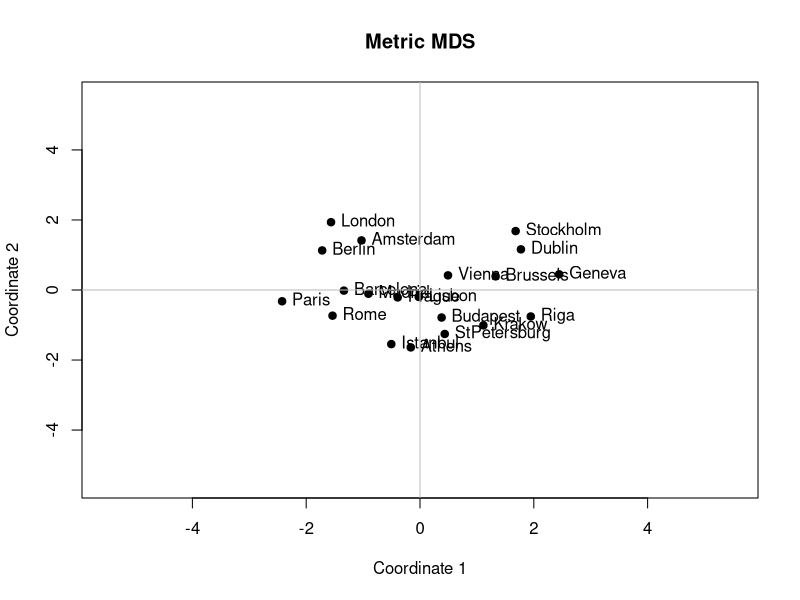
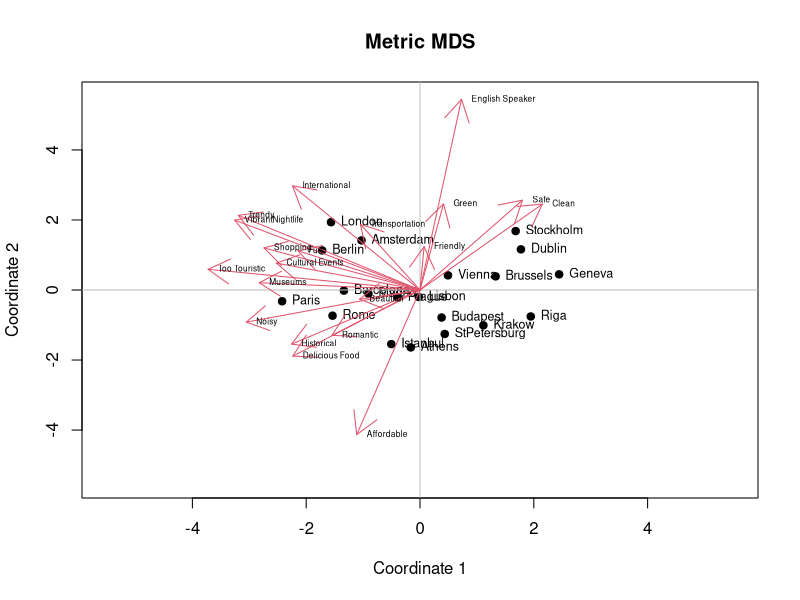
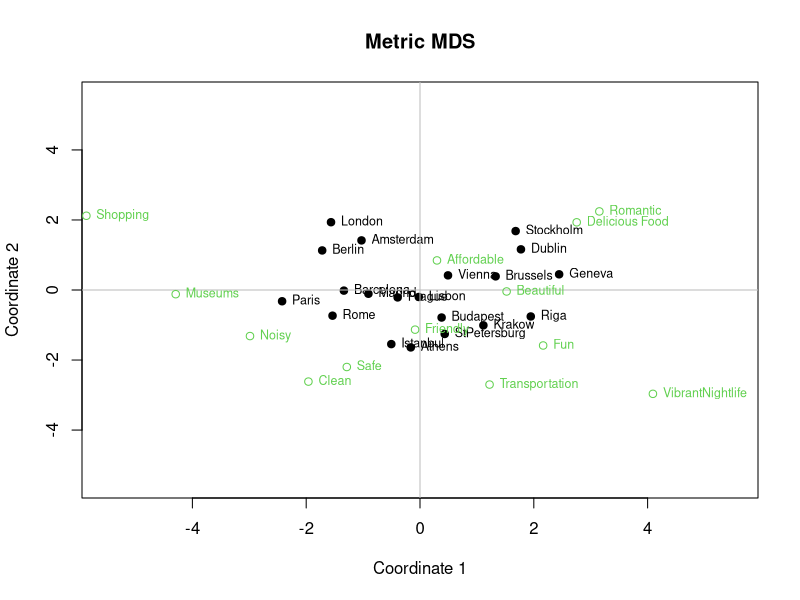

Generate these figures, in order, with R:
getwd()
setwd("~/Caci17")
data <- read.csv("QuestionaireData_CityTrips.csv")
head(data)
library(dplyr)
install.packages("R.utils")
library(R.utils)


cities = c("Prague","Geneva","Paris","Stockholm","Brussels","London","Amsterdam",
           "Athens","Riga","Budapest","Dublin","Lisbon","Istanbul","Vienna","Rome","Barcelona",
           "Madrid","Berlin","Krakow","StPetersburg")
data_att <- data %>% dplyr:: select(Sample, ID, contains("Att"))
data_att

data_att$Sample <- as.factor(data_att$Sample)

prag <- data_att[data_att$Sample %in% c("1", "4", "5"), ]
prag <- prag %>% dplyr:: select(contains("Prague"))
prag <- cbind(City = "Prague", prag)
head(prag)

geneva <- data_att[data_att$Sample %in% c("1", "2", "3"), ]
geneva <- geneva %>% dplyr:: select(contains("Geneva"))
geneva <- cbind(City = "Geneva", geneva)
head(geneva)

paris <- data_att[data_att$Sample %in% c("1", "3", "4"), ]
paris <- paris %>% dplyr:: select(contains("Paris"))
paris <- cbind(City = "Paris", paris)
head(paris)

stockholm <- data_att[data_att$Sample %in% c("1", "2", "3"), ]
stockholm <- stockholm %>% dplyr:: select(contains("Stockholm"))
stockholm <- cbind(City = "Stockholm", stockholm)
head(stockholm)  

brussels <- data_att[data_att$Sample %in% c("1", "5", "6"), ]
brussels <- brussels %>% dplyr:: select(contains("Brussels"))
brussels <- cbind(City = "Brussels", brussels)
head(brussels)  

london <- data_att[data_att$Sample %in% c("1", "2", "3"), ]
london <- london %>% dplyr:: select(contains("London"))
london <- cbind(City = "London", london)
head(london) 

amsterdam <- data_att[data_att$Sample %in% c("2", "3", "8"), ]
amsterdam <- amsterdam %>% dplyr:: select(contains("Amsterdam"))
amsterdam <- cbind(City = "Amsterdam", amsterdam)
head(amsterdam) 

athens <- data_att[data_att$Sample %in% c("2", "3", "6"), ]
athens <- athens %>% dplyr:: select(contains("Athens"))
athens <- cbind(City = "Athens", athens)
head(athens) 

riga <- data_att[data_att$Sample %in% c("2", "4", "5"), ]
riga <- riga %>% dplyr:: select(contains("Riga"))
riga <- cbind(City = "Riga", riga)
head(riga)

budapest <- data_att[data_att$Sample %in% c("4", "9", "10"), ]
budapest <- budapest %>% dplyr:: select(contains("Budapest"))
budapest <- cbind(City = "Budapest", budapest)
head(budapest)

dublin <- data_att[data_att$Sample %in% c("4", "7", "10"), ]
dublin <- dublin %>% dplyr:: select(contains("Dublin"))
dublin <- cbind(City = "Dublin", dublin)
head(dublin)

lisbon <- data_att[data_att$Sample %in% c("4", "7", "9"), ]
lisbon <- lisbon %>% dplyr:: select(contains("Lisbon"))
lisbon <- cbind(City = "Lisbon", lisbon)
head(lisbon)

istanbul <- data_att[data_att$Sample %in% c("5", "8", "10"), ]
istanbul <- istanbul %>% dplyr:: select(contains("Istanbul"))
istanbul <- cbind(City = "Istanbul", istanbul)
head(istanbul)

vienna <- data_att[data_att$Sample %in% c("5", "8", "10"), ]
vienna <- vienna %>% dplyr:: select(contains("Vienna"))
vienna <- cbind(City = "Vienna", vienna)
head(vienna)

rome <- data_att[data_att$Sample %in% c("5", "7", "9"), ]
rome <- rome %>% dplyr:: select(contains("Rome"))
rome <- cbind(City = "Rome", rome)
head(rome)

barcelona <- data_att[data_att$Sample %in% c("6", "7", "10"), ]
barcelona <- barcelona %>% dplyr:: select(contains("Barcelona"))
barcelona <- cbind(City = "Barcelona", barcelona)
head(barcelona)

madrid <- data_att[data_att$Sample %in% c("6", "8", "9"), ]
madrid <- madrid %>% dplyr:: select(contains("Madrid"))
madrid <- cbind(City = "Madrid", madrid)
head(madrid)

berlin <- data_att[data_att$Sample %in% c("6", "7", "8"), ]
berlin <- berlin %>% dplyr:: select(contains("Berlin"))
berlin <- cbind(City = "Berlin", berlin)
head(berlin)

krakow <- data_att[data_att$Sample %in% c("6", "7", "9"), ]
krakow <- krakow %>% dplyr:: select(contains("Krakow"))
krakow <- cbind(City = "Krakow", krakow)
head(krakow)

st.petersburg <- data_att[data_att$Sample %in% c("8", "9", "10"), ]
st.petersburg <- st.petersburg %>% dplyr:: select(contains("StPetersburg"))
st.petersburg <- cbind(City = "StPetersburg", st.petersburg)
head(st.petersburg)

liste <- list(prag, geneva, paris, stockholm, amsterdam, st.petersburg, barcelona, budapest, brussels, berlin, 
              istanbul, athens, dublin, krakow, rome, london, riga, madrid, vienna, lisbon)

colnames <- sub('.*_', '', colnames(prag))
colnames  
colnames(prag) <- colnames
colnames(geneva) <- colnames
colnames(paris) <- colnames
colnames(stockholm) <- colnames
colnames(brussels) <- colnames
colnames(london) <- colnames
colnames(amsterdam) <- colnames
colnames(athens) <- colnames
colnames(riga) <- colnames
colnames(budapest) <- colnames
colnames(dublin) <- colnames
colnames(lisbon) <- colnames
colnames(istanbul) <- colnames
colnames(vienna) <- colnames
colnames(rome) <- colnames
colnames(barcelona) <- colnames
colnames(berlin) <- colnames
colnames(krakow) <- colnames
colnames(st.petersburg) <- colnames
colnames(madrid) <- colnames

data_son <- rbind(prag, geneva, paris, stockholm, brussels, london, amsterdam, athens, riga, budapest,
                  dublin, lisbon, istanbul, vienna, rome, barcelona, berlin, krakow, st.petersburg, madrid)              

data_agg <-aggregate(data_son[,-c(1)], by=list(data_son$City), mean, na.rm=TRUE)
data_agg
dist.df <- dist(data_agg[,-c(1)])
dist.df
fit <- cmdscale(dist.df, k = 2)
fit

x <- fit[,1]
y <- fit[,2]

plot(x, y, xlab = "Coordinate 1", ylab = "Coordinate 2", main = "Metric MDS", 
     pch = 19, ylim = c(-5.5, 5.5), xlim = c(-5.5, 5.5))
text(x, y, labels = data_agg$Group.1, cex = 1, pos = 4)
abline(h = 0, v = 0, col = "grey")

summary(lm(data_agg[,2]~-1+fit))

print("asena")

# Property fitting
colnames(data_agg) <- c("Group.1", "Friendly", "Historical", "Affordable", "Trendy", "VibrantNightlife", 
                        "Delicious Food", "Transportation", "Shopping", "Cultural Events", "Museums", 
                        "Clean", "Green", "International", "Too Touristic", "Fun", "Noisy", 
                        "Romantic", "Safe", "Beautiful", "English Speaker")

data_agg$x <- x
data_agg$y <- y
data_agg


head(data_agg)

profit <- lm(cbind(Friendly, Historical, Affordable, Trendy, VibrantNightlife, 
                   `Delicious Food`, Transportation, Shopping, `Cultural Events`, Museums, 
                   Clean, Green, International, `Too Touristic`, Fun, Noisy, 
                   Romantic, Safe, Beautiful, `English Speaker`)
             ~ -1 +  x + y, data = data_agg)
summary(profit)
coef(profit)
str(profit)
plot(x, y, xlab = "Coordinate 1", ylab = "Coordinate 2", main = "Metric MDS", 
     pch = 19, ylim = c(-5.5, 5.5), xlim = c(-5.5, 5.5))
text(x, y, labels = data_agg$Group.1, cex = 0.75, pos = 4)
abline(h = 0, v = 0, col = "grey")
arrows(x0 = c(0, 0, 0), y0 = c(0, 0, 0), 
       x1 = coef(profit)[1, ]*10, y1 = coef(profit)[2, ]*10, col = 2, lwd = 1)
text(t(coef(profit)*10), colnames(coef(profit)*10), cex=0.5, col = 1, pos = 4)

column_names = c("Friendly", "Historical", "Affordable", "Trendy", "Vibrant Nightlife", "Delicious Food", "Transportation", "Shopping", "Cultural Events", "Museums", "Clean", "Green", "International", "Too Touristic", "Fun", "Noisy", "Romantic", "Safe", "Beautiful", "English-Speaker")
column_names

#Property Fitting with q
data_agg$q <- x*x+y*y

profit_q <- lm(cbind(Friendly, Historical, Affordable, Trendy, VibrantNightlife, 
                   `Delicious Food`, Transportation, Shopping, `Cultural Events`, Museums, 
                   Clean, Green, International, `Too Touristic`, Fun, Noisy, 
                   Romantic, Safe, Beautiful, `English Speaker`)
             ~ 1 +  x + y + q, data = data_agg)
summary(profit_q)

coef<-coef(profit_q)
coef
coef[2,]<-coef[2,]/(2*coef[4,])
coef[3,]<-coef[3,]/(2*coef[4,])

coef
plot(x, y, xlab = "Coordinate 1", ylab = "Coordinate 2", main = "Metric MDS", 
     pch = 19, ylim = c(-5.5, 5.5), xlim = c(-5.5, 5.5))
text(x, y, labels = data_agg$Group.1, cex = 0.75, pos = 4)
abline(h = 0, v = 0, col = "grey")

points(x = coef[2, ], y = coef[3, ], col = 3)
text(x= coef[2, ], y= coef[3, ], labels = colnames(coef), cex = 0.75, pos = 4,col=3)

